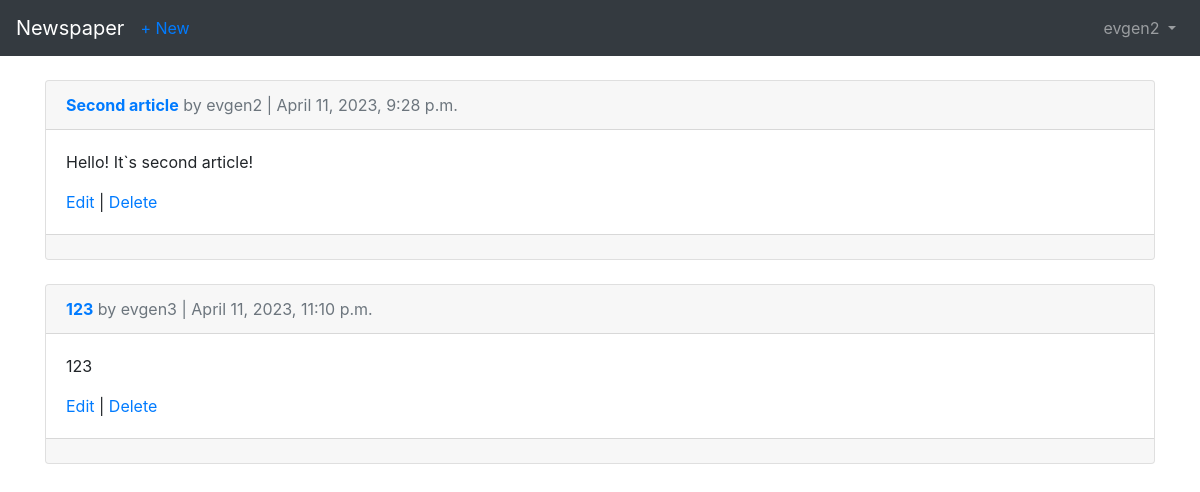
Before: /articles/ (signed in) with the older database file.
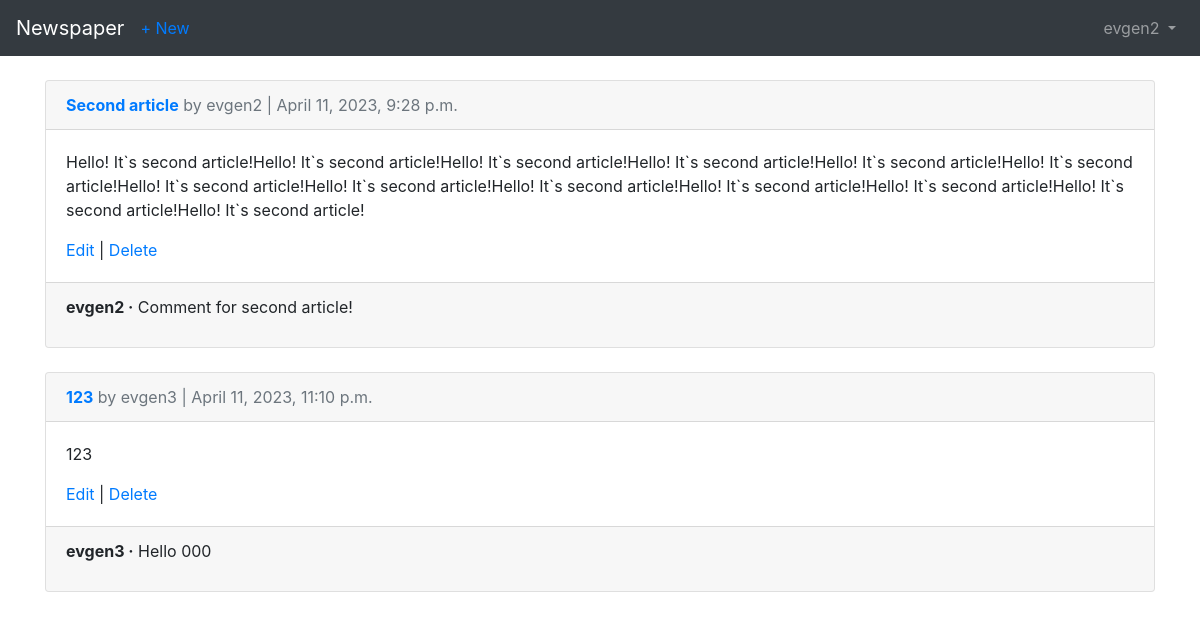
After: the same page with the newer database file.
### users/models.py (models this page shows)
class CustomUser(AbstractUser):
    age = models.PositiveIntegerField(null=True, blank=True)

### articles/models.py (models this page shows, shortened)
class Article(models.Model):
    title = models.CharField(max_length=255)
    body = models.TextField()
    date = models.DateTimeField(auto_now_add=True)
    author = models.ForeignKey(get_user_model(), on_delete=models.CASCADE)

class Comment(models.Model):
    article = models.ForeignKey(Article, on_delete=models.CASCADE, related_name='comments')
    comment = models.CharField(max_length=140)
    author = models.ForeignKey(get_user_model(), on_delete=models.CASCADE)
    def __str__(self):
        return self.comment

### articles/views.py (the view)
# urls.py: path('', ArticleListView.as_view(), name='article_list'),
class ArticleListView(LoginRequiredMixin, ListView):
    model = Article
    template_name = 'article_list.html'
    context_object_name = 'articles'
    login_url = 'login'

### templates/article_list.html (shortened to what this page needs)
{% extends 'base.html' %}
{% block content %}
    {% for a in articles %}
        <div class="card">
            <div class="card-header">
                <span class="font-weight-bold"><a href="{% url 'article_detail' a.pk %}">{{ a.title }}</a></span>
                <span class="text-muted">by {{ a.author }} | {{ a.date }}</span>
            </div>
            <div class="card-body">
                <p>{{ a.body }}</p>
                <a href="{% url 'article_edit' a.pk %}">Edit</a> |
                <a href="{% url 'article_delete' a.pk %}">Delete</a>
            </div>
            <div class="card-footer">
                {% for comment in a.comments.all %}
                    <p>
                        <span class="font-weight-bold">{{ comment.author }} &middot;</span>
                        {{ comment }}
                    </p>
                {% endfor %}
            </div>
        </div>
        <br>
    {% endfor %}
{% endblock content %}

### templates/base.html (shortened to what this page needs)
<!doctype html>
<html lang="en">
<head>
    <link rel="stylesheet" href="https://cdn.jsdelivr.net/npm/bootstrap@4.3.1/dist/css/bootstrap.min.css"
>
</head>
<body>
<nav class="navbar navbar-expand-md navbar-dark bg-dark mb-4">
    <a class="navbar-brand" href="{% url 'home' %}">Newspaper</a>
    <div class="collapse navbar-collapse" id="navbarCollapse">
        {% if user.is_authenticated %}
            <ul class="navbar-nav mr-auto">
                <li class="nav-item"><a href="{% url 'article_create' %}">+ New</a></li>
            </ul>
            <ul class="navbar-nav ml-auto">
                <li class="nav-item">
                    <a class="nav-link dropdown-toggle" href="#" id="userMenu"
                       data-toggle="dropdown" aria-haspopup="true"
                       aria-expanded="false">
                        {{ user.username }}
                    </a>
                </li>
            </ul>
        {% endif %}
    </div>
</nav>
<div class="container">
    {% block content %}
    {% endblock content %}
</div>
</body>
</html>

Changed rows visible on the page:
changed Article "Second article": body "Hello! It`s second article!" → "Hello! It`s second article!Hello! It`s second article!Hello! It`s second article!Hello! It`s second article!Hello! It`s second article!Hello! It`s second article!Hello! It`s second article!Hello! It`s second article!Hello! It`s second article!Hello! It`s second article!Hello! It`s second article!Hello! It`s second article!Hello! It`s second article!"
added Comment: author "evgen2", comment "Comment for second article!", shown under Article "Second article"
added Comment: author "evgen3", comment "Hello 000", shown under Article "April 11, 2023, 11:10 p.m."
